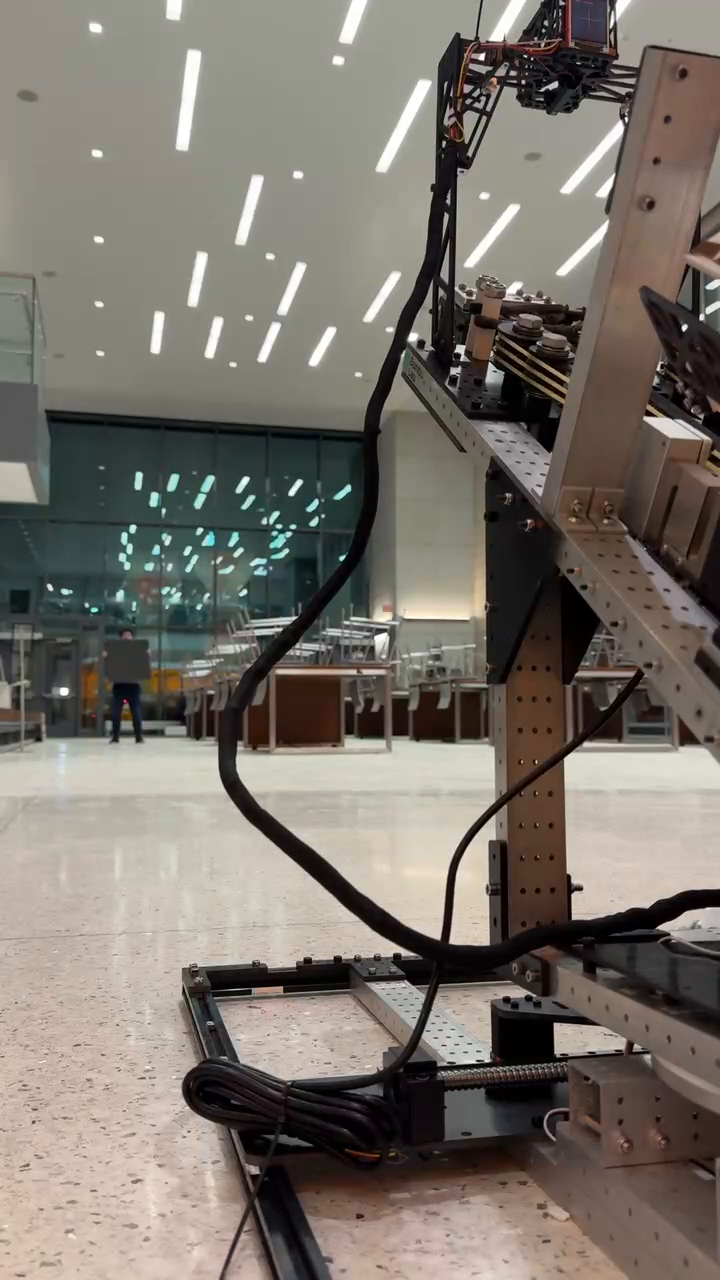
#> input picture frame 15 of 26626a1e70f7ca7deb61f05a9a5caefa.mp4, 720 x 1280 px
$ python track_dart.py
#> lines starting #> are read from the running program, lines starting #| are printed output that depends on the picture; after the words box and inside, x2 and y2 are one past the last pixel; in counts of white or black regions, pixels touching at a corner belong together
import cv2
import numpy as np
from collections import deque
import os

def track_yellow_dart(video_path, output_path=None):
    """
    追踪视频中黄色飞镖的轨迹

    参数:
        video_path: 视频文件路径
        output_path: 输出视频路径（可选）
    """
#> called with video_path = '26626a1e70f7ca7deb61f05a9a5caefa.mp4'
    # 打开视频
    cap = cv2.VideoCapture(video_path)

    if not cap.isOpened():
        print(f"无法打开视频: {video_path}")
        return

    # 获取视频属性
    fps = int(cap.get(cv2.CAP_PROP_FPS))
    width = int(cap.get(cv2.CAP_PROP_FRAME_WIDTH))
    height = int(cap.get(cv2.CAP_PROP_FRAME_HEIGHT))
    total_frames = int(cap.get(cv2.CAP_PROP_FRAME_COUNT))

    print(f"视频信息: {width}x{height}, {fps}FPS, {total_frames}帧")

    # 如果需要保存输出视频
    out = None
    if output_path:
        # 根据文件扩展名选择编码器
        if output_path.endswith('.avi'):
            fourcc = cv2.VideoWriter_fourcc(*'XVID')  # Xvid编码，非常兼容
        else:
            fourcc = cv2.VideoWriter_fourcc(*'avc1')  # H.264编码

        out = cv2.VideoWriter(output_path, fourcc, fps, (width, height))

        # 如果失败，尝试其他编码器
        if not out.isOpened():
            print("警告: 首选编码器失败，尝试备用编码器...")
            fourcc = cv2.VideoWriter_fourcc(*'mp4v')
            out = cv2.VideoWriter(output_path, fourcc, fps, (width, height))

    # 存储飞镖轨迹的点
    trajectory = deque(maxlen=500)  # 最多保存500个点

    # 黄色的HSV范围（可能需要根据实际情况调整）
    # 黄色在HSV中的范围
    lower_yellow = np.array([20, 100, 100])
    upper_yellow = np.array([30, 255, 255])

    frame_count = 0

    while True:
        ret, frame = cap.read()
#> frame is the input picture: shape (1280, 720, 3); mean B, G, R 107.2, 115.3, 121.8
        if not ret:
            break

        frame_count += 1

        # 转换到HSV色彩空间
        hsv = cv2.cvtColor(frame, cv2.COLOR_BGR2HSV)
#> hsv: shape (1280, 720, 3); mean H, S, V 35, 50.9, 123.5

        # 创建黄色掩码
        mask = cv2.inRange(hsv, lower_yellow, upper_yellow)
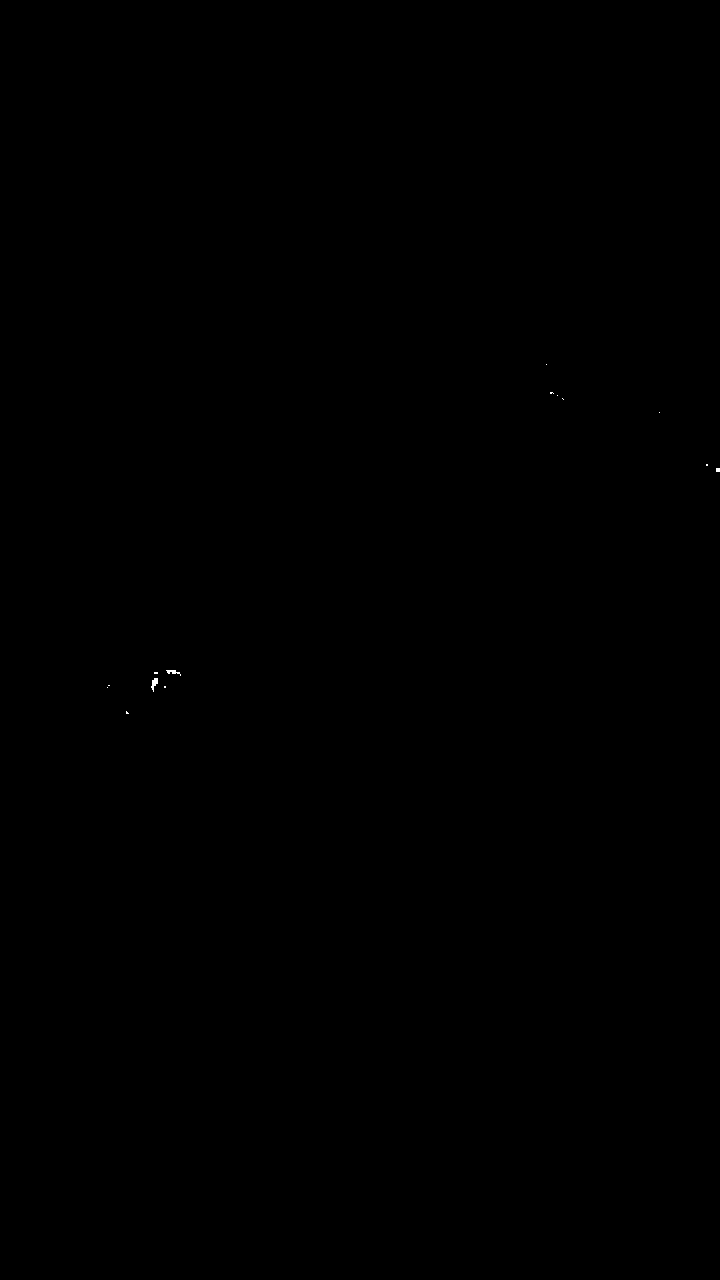
#> mask: shape (1280, 720); 0.02% white; 14 white regions (12 under 20 px), largest, box (x1, y1, x2, y2) and area: (151, 678, 158, 692) 52, (166, 670, 181, 676) 41

        # 形态学操作去除噪声
        kernel = np.ones((5, 5), np.uint8)
        mask = cv2.erode(mask, kernel, iterations=1)
#> mask: shape (1280, 720); every value is 0
        mask = cv2.dilate(mask, kernel, iterations=2)

        # 查找轮廓
        contours, _ = cv2.findContours(mask, cv2.RETR_EXTERNAL, cv2.CHAIN_APPROX_SIMPLE)
#> contours = []

        if contours:
            # 找到最大的轮廓（假设是飞镖）
            largest_contour = max(contours, key=cv2.contourArea)

            # 计算轮廓面积，过滤太小的区域
            area = cv2.contourArea(largest_contour)
            if area > 10:  # 最小面积阈值
                # 计算轮廓的矩
                M = cv2.moments(largest_contour)
                if M["m00"] != 0:
                    # 计算质心（飞镖头的位置）
                    cx = int(M["m10"] / M["m00"])
                    cy = int(M["m01"] / M["m00"])

                    # 添加到轨迹
                    trajectory.append((cx, cy))

                    # 在当前位置画一个圆
                    cv2.circle(frame, (cx, cy), 5, (0, 255, 0), -1)

                    # 绘制轮廓
                    cv2.drawContours(frame, [largest_contour], -1, (0, 255, 255), 2)

        # 绘制轨迹
        if len(trajectory) > 1:
            for i in range(1, len(trajectory)):
                # 轨迹线条颜色从红色渐变到蓝色
                thickness = int(np.sqrt(len(trajectory) / float(i + 1)) * 2.5)
                cv2.line(frame, trajectory[i - 1], trajectory[i], (0, 0, 255), thickness)

        # 显示帧数和轨迹点数
        cv2.putText(frame, f"Frame: {frame_count}/{total_frames}", (10, 30),
                    cv2.FONT_HERSHEY_SIMPLEX, 0.7, (255, 255, 255), 2)
        cv2.putText(frame, f"Trajectory Points: {len(trajectory)}", (10, 60),
                    cv2.FONT_HERSHEY_SIMPLEX, 0.7, (255, 255, 255), 2)
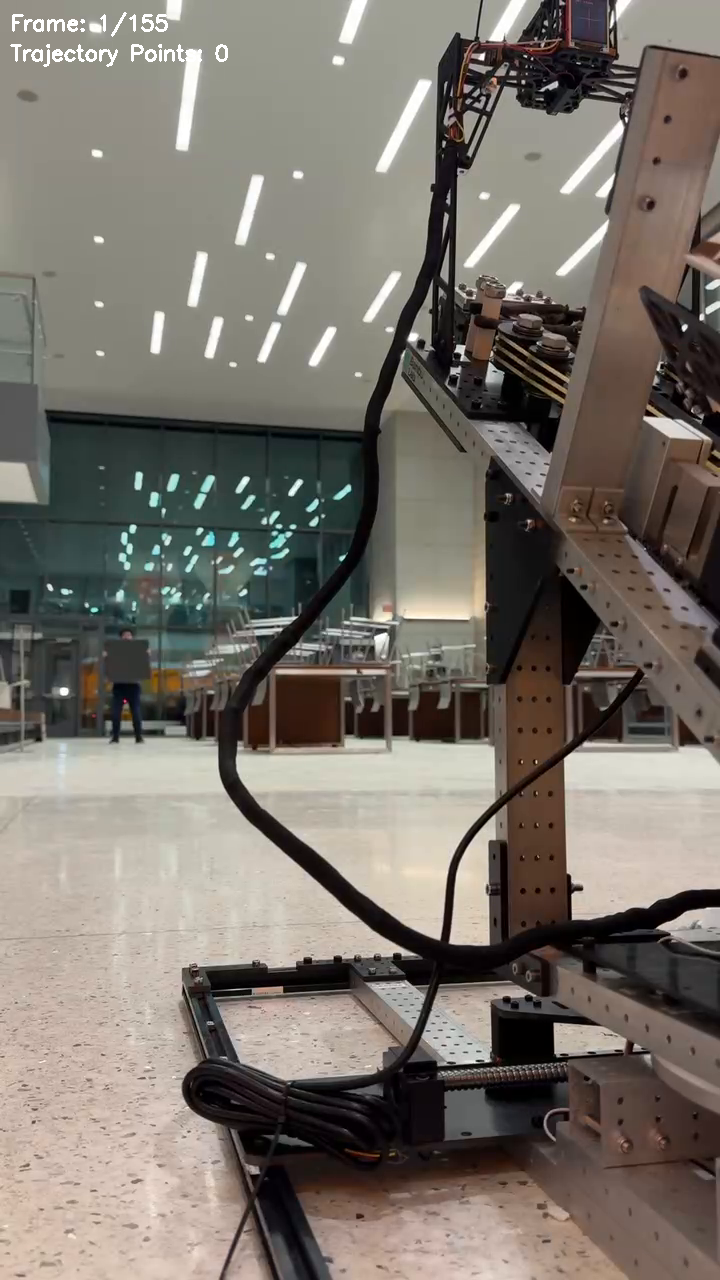
#> frame: shape (1280, 720, 3); mean B, G, R 107.5, 115.5, 122.1

        # 显示画面
        cv2.imshow('Dart Tracking', frame)
        cv2.imshow('Mask', mask)  # 显示掩码用于调试

        # 保存输出视频
        if out:
            out.write(frame)

        # 按'q'退出，按'p'暂停
        key = cv2.waitKey(1) & 0xFF
#> (key q is pressed here)
        if key == ord('q'):
            break
        elif key == ord('p'):
            cv2.waitKey(0)  # 暂停直到按任意键

    # 释放资源
    cap.release()
    if out:
        out.release()
    cv2.destroyAllWindows()

    print(f"处理完成！共追踪到 {len(trajectory)} 个轨迹点")
    return trajectory


def process_both_videos():
    """处理两个视频文件"""
    video_files = [
        "26626a1e70f7ca7deb61f05a9a5caefa.mp4",
        "e56a41ee506b45a52e200d071209eafa.mp4"
    ]

    for i, video_file in enumerate(video_files, 1):
        if os.path.exists(video_file):
            print(f"\n{'='*50}")
            print(f"正在处理视频 {i}: {video_file}")
            print(f"{'='*50}")

            # 尝试使用.avi格式，通常更兼容
            output_file = f"tracked_{video_file.rsplit('.', 1)[0]}.avi"
            trajectory = track_yellow_dart(video_file, output_file)

            if trajectory:
                print(f"输出已保存到: {output_file}")
                print(f"如果无法播放，请尝试使用VLC播放器或转换格式")
        else:
            print(f"找不到视频文件: {video_file}")


if __name__ == "__main__":
    print("飞镖轨迹追踪程序")
    print("=" * 50)
    print("操作说明:")
    print("- 按 'q' 退出")
    print("- 按 'p' 暂停/继续")
    print("=" * 50)

    # 处理两个视频
    process_both_videos()

$ run again, starting later in the video
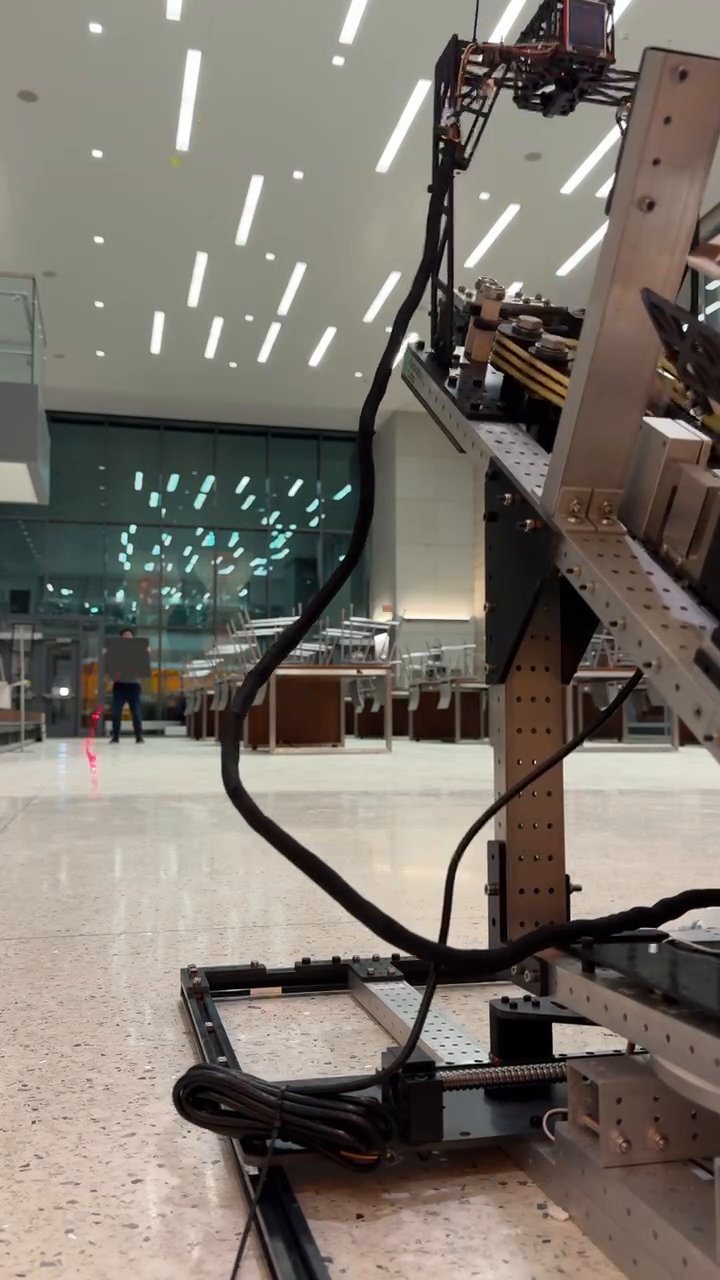
#> input picture frame 69 of 26626a1e70f7ca7deb61f05a9a5caefa.mp4, 720 x 1280 px
#> in track_yellow_dart, frame is the input picture: shape (1280, 720, 3); mean B, G, R 107.1, 115.2, 122.2
#> hsv: shape (1280, 720, 3); mean H, S, V 35.8, 50.9, 123.9
#> contours = []
#> in track_yellow_dart, `cv2.putText(frame, f"Trajectory Points: {len(trajectory)}", (10, 60), ..`:
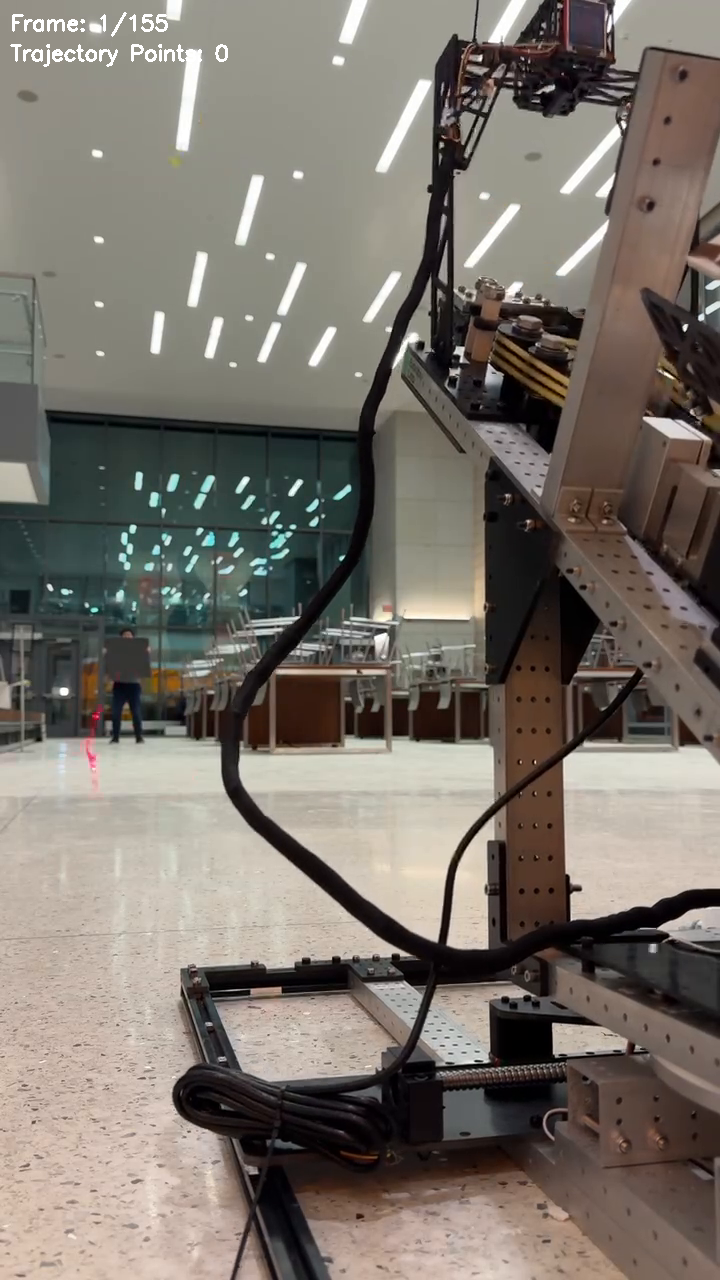
#> frame: shape (1280, 720, 3); mean B, G, R 107.4, 115.5, 122.5

$ run again, starting later in the video
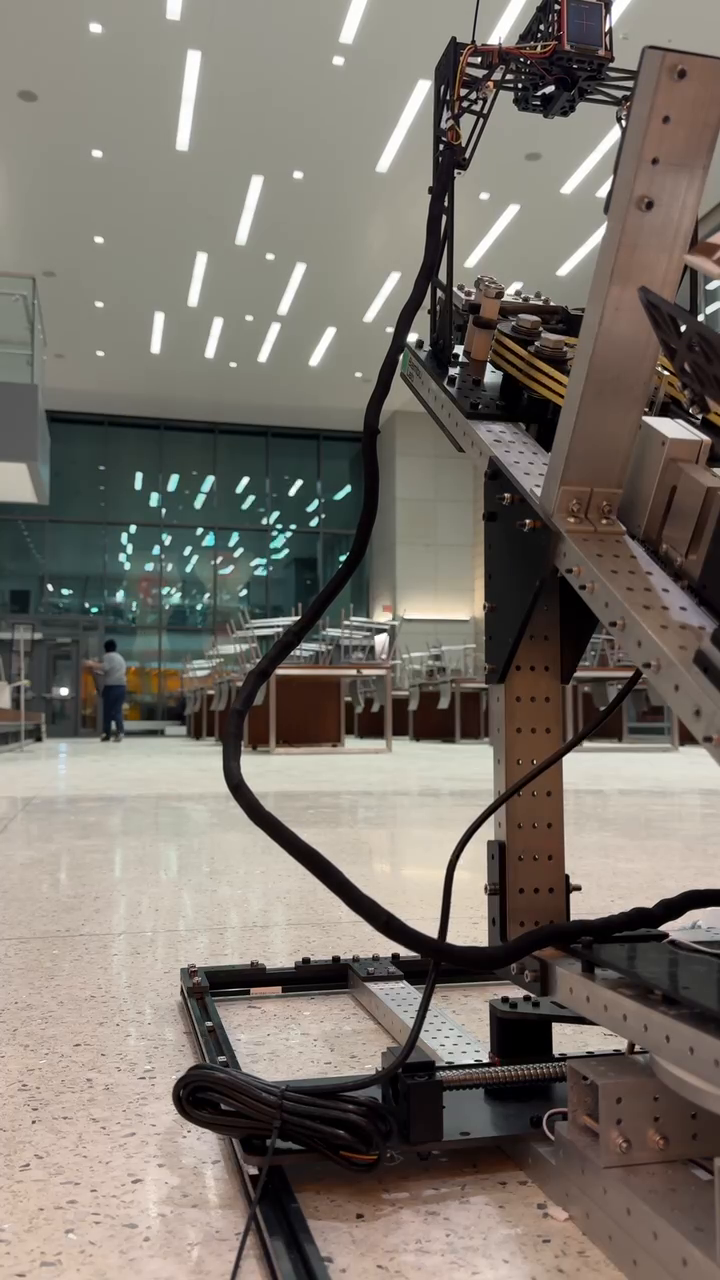
#> input picture frame 124 of 26626a1e70f7ca7deb61f05a9a5caefa.mp4, 720 x 1280 px
#> in track_yellow_dart, frame is the input picture: shape (1280, 720, 3); mean B, G, R 107.1, 115.1, 121.9
#> hsv: shape (1280, 720, 3); mean H, S, V 36, 51.1, 123.6
#> contours = []
#> in track_yellow_dart, `cv2.putText(frame, f"Trajectory Points: {len(trajectory)}", (10, 60), ..`:
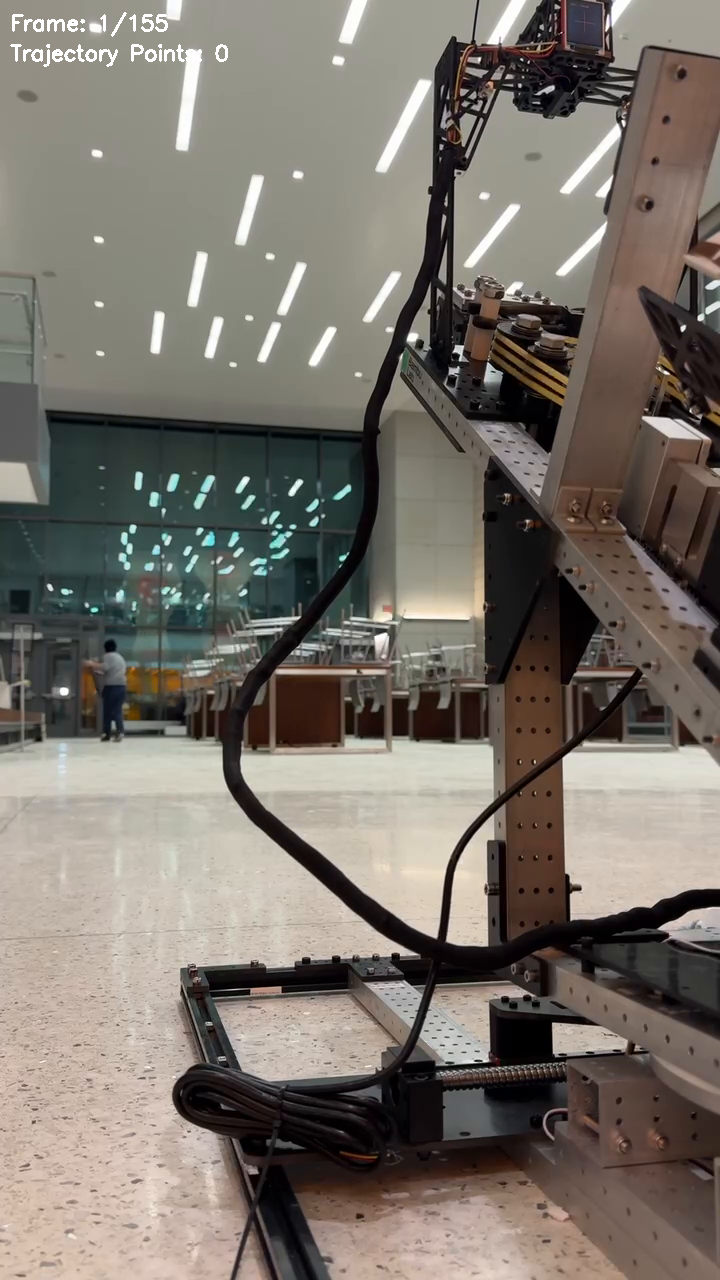
#> frame: shape (1280, 720, 3); mean B, G, R 107.3, 115.3, 122.2
